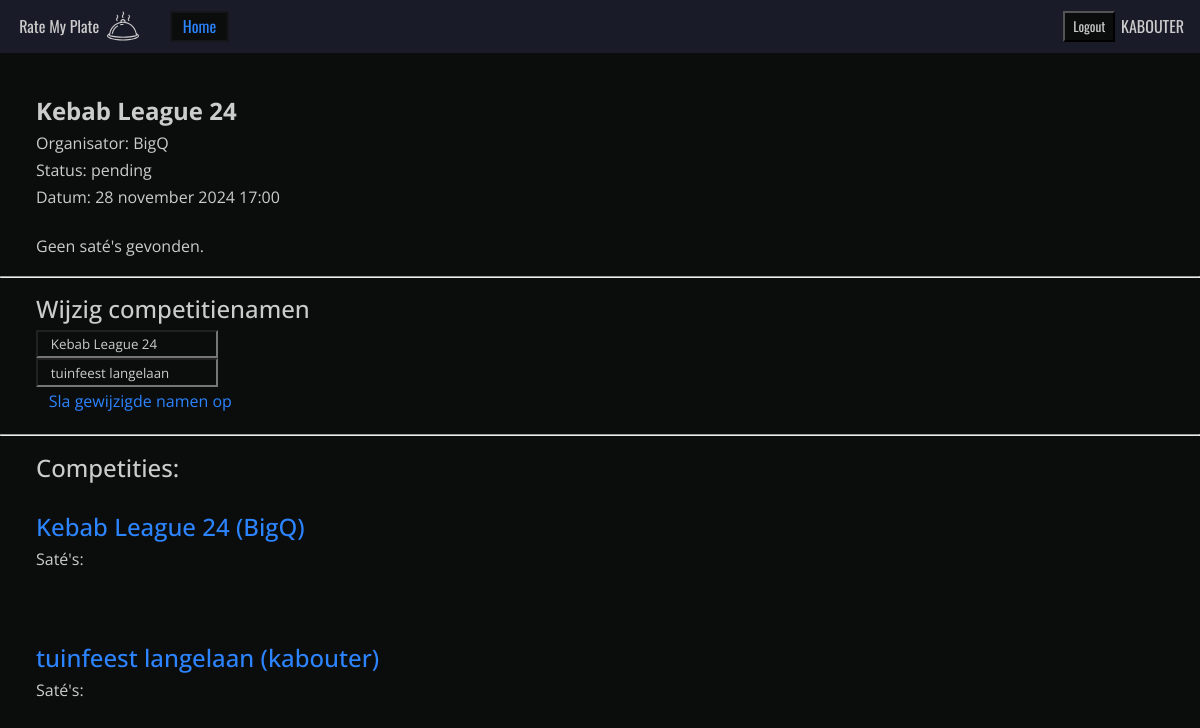
/competition/111/ (signed in), run on the app's committed database.
### competition/models.py (models this page shows, shortened)
class Competition(models.Model):
    name = models.CharField(max_length=100)
    status = models.CharField(blank=True, null=True, max_length=100)
    organiser = models.ForeignKey(Player, on_delete=models.CASCADE)
    date = models.DateTimeField(blank=True, null=True)
    def __str__(self):
        return f"{self.name} ({self.organiser.name})"

class Player(models.Model):
    user = models.OneToOneField(settings.AUTH_USER_MODEL, on_delete=models.CASCADE, primary_key=True)
    name = models.CharField(max_length=100)

### competition/views.py (the view)
# urls.py: path("competition/<int:pk>/", views.competition_detail, name="competition"),
@login_required
def competition_detail(request, pk):
    competition_selection = get_object_or_404(Competition, pk=pk)
    competition_list = Competition.objects.all()
    context = {"competition_selection": competition_selection,
               "competition_list": competition_list,
    }
    return render(request, "competition/competition_detail.html", context)

### competition/templates/competition/competition_detail.html (shortened to what this page needs)
{% extends 'competition/base.html' %}
{% block nav_links_extend %}
    <a href="{% url 'index' %}">Home</a>
{% endblock nav_links_extend %}
{% block content %}
<section>
    {% if competition_selection %}
    <h1>{{competition_selection.name}}</h1>
    <p>Organisator:     {{competition_selection.organiser.name}}</p>
    <p>Status:          {{competition_selection.status}}</p>
    <p>Datum:           {{competition_selection.date}}</p>
    <br>
        {% if competition_selection.satay_set.all %}
            {% for satay in competition_selection.satay_set.all %}
            <p>Satay: {{satay.cook }}</p>
                {% if satay.rating_set.all %}
                    {% for rating in satay.rating_set.all %}
                    <p>&nbsp;&nbsp; Rating: {{rating }}</p>
                    {% endfor %}
                {% else %}
                    <p>&nbsp;&nbsp; Geen ratings gevonden.</p>
                {% endif %}
            {% endfor %}
        {% else %}
            <p>Geen saté's gevonden.</p>
        {% endif %}
    {% else %}
    <p>Geen competities gevonden.</p>
    {% endif %}
</section>
<hr>
<section>
    <h2>Wijzig competitienamen</h2>
    <form action="{% url 'post_form' competition_selection.id %}" method="post">
        {% for competition in competition_list %}
            <input type="text" name="competition_{{ forloop.counter }}" id="competition{{ forloop.counter }}" value="{{competition.name}} "><br>
        {% endfor %}
        <input type="submit" value="Sla gewijzigde namen op">
    </form>
</section>
<hr>
<section>
<h2>Competities:</h2><br>
    {% if competition_list %}
        {% for competition in competition_list %}
            <h2><a href="/competition/{{ competition.id }}/">{{ competition }}</a></h2>
            <p>Saté's:</p>
            <br><br><br>
        {% endfor %}
    {% else %}
        <li>Geen competities gevonden.</li>
    {% endif %}
</section>
{% endblock content %}

### templates/base.html (shortened to what this page needs)
{% load static %}
<!DOCTYPE html>
<html lang="nl">
<head>
    <link rel="stylesheet" href="{% static 'reset.css' %}">
    <link rel="stylesheet" href="{% static 'base.css' %}">
    <link rel="stylesheet" href="{% static 'header.css' %}">
    {% block head_links %}{% endblock head_links %}
</head>
<body>
    <header>
        <a href="/" class="logo">
            <p>Rate My Plate</p>
            <img src="{% static 'competition/logo.svg' %}" alt="">
        </a>
        <div class="links">
            {% block nav_links %}
            {% endblock nav_links %}
        </div>
        <div class="active_user">
            {% if user.is_authenticated %}
            <form id="logout-form" method="post" action="{% url 'logout' %}">
                <button type="submit" class="btn btn-link">Logout</button>
            </form>
            <p class="username {% if user.is_superuser %}superuser{% endif %}">{{ user.username }}</p>
            {% else %}
                <p>Logged out</p>
                {% comment %} <p><a href="{% url 'login' %}" target="_self">login</a></p> {% endcomment %}
            {% endif %}
        </div>
    </header>
    <main>
        {% block content %}{% endblock content %}
    </main>
</body>
</html>

### static/base.css (style rules this page uses)
:root { --txt-main-clr: #ccc; --bg-clr: #0b0c0c; --link-clr: #2c84ff; --link-sec-clr: hsla(215, 100%, 59%, 0.12); --link-bg-hover: #040404; --th-bg-clr: #090a0a; --th-fk: #5aa85a; --th-pk: #b83285; --alert-succes:#28a745; --alert-info:var(--link-clr); --alert-warning:#ffb92c; --alert-error:#ff2c2c; }
body { background: var(--bg-clr) ; font-family: 'open sans'; color: var(--txt-main-clr); }
select, option, input { background: var(--bg-clr); color: var(--txt-main-clr); padding: 0.2rem 0.8rem; }

### data on the page
Competition: name "Kebab League 24", organiser.name "BigQ", status "pending", date "28 november 2024 17:00", name+organiser "Kebab League 24 (BigQ)"
Competition: name "tuinfeest langelaan", name+organiser "tuinfeest langelaan (kabouter)"

### other printed values
{{ user.username }} "KABOUTER"
